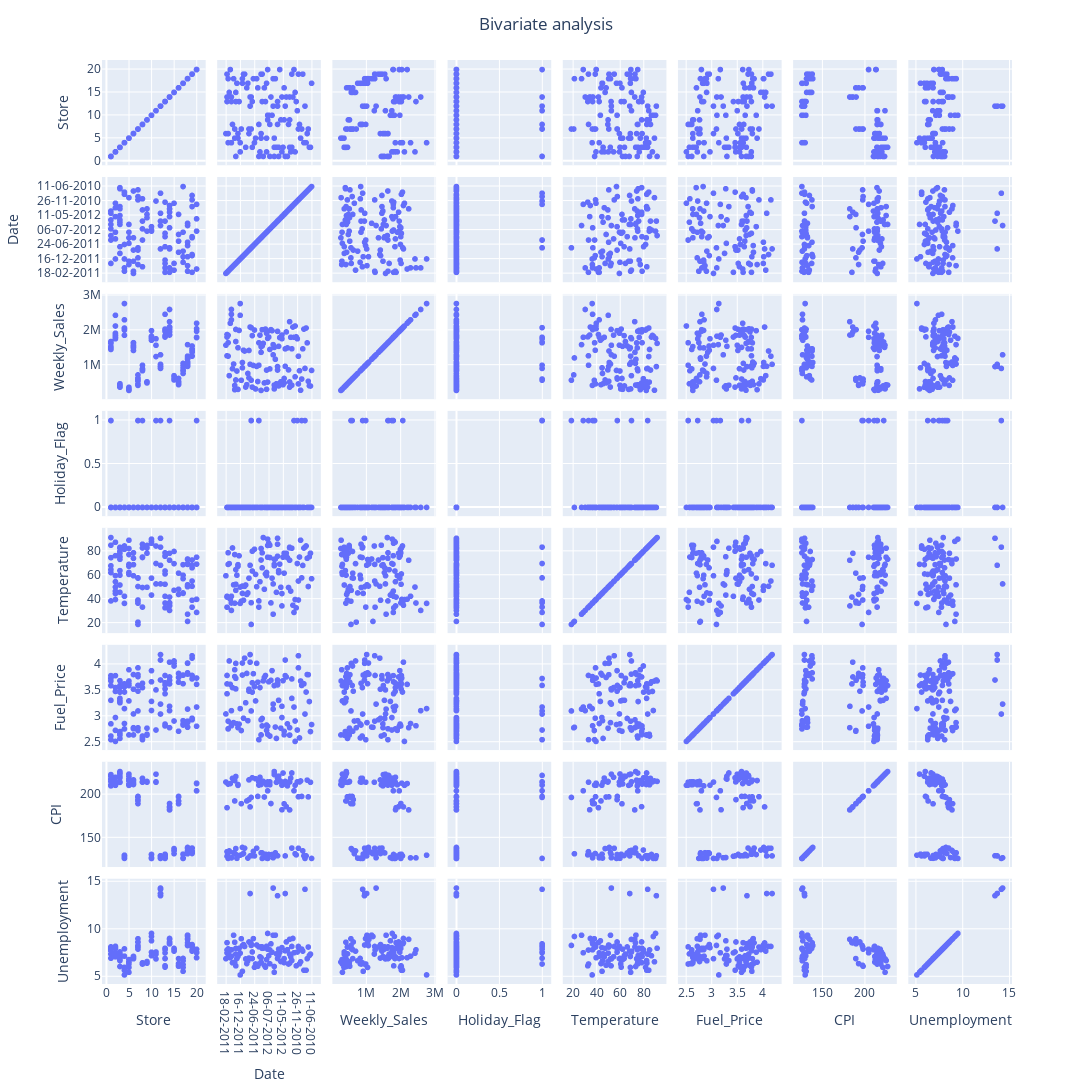

Notebook source saved alongside this figure:
### Markdown cell above
# CORRELATIONS

### Code cell
# Let's analyse the relationship of each variable with the target (Weekly_Sales): 

fig = px.scatter_matrix(dataset)
fig.update_layout(
        title = go.layout.Title(text = "Bivariate analysis", x = 0.5), height=1500, width=1500)
fig.show()

### Figure 1 — Plotly figure (JSON) as saved in the notebook; plotly's stock layout.template omitted (floating-point values rounded to 4 significant figures; data arrays with more than 128 entries replaced by an {"elided": "..."} marker saying what was removed)
{"data": [{"dimensions": [{"axis": {"matches": true}, "label": "Store", "values": {"elided": "136 int values"}}, {"axis": {"matches": true}, "label": "Date", "values": {"elided": "136 str values"}}, {"axis": {"matches": true}, "label": "Weekly_Sales", "values": {"elided": "136 float values"}}, {"axis": {"matches": true}, "label": "Holiday_Flag", "values": {"elided": "136 int values"}}, {"axis": {"matches": true}, "label": "Temperature", "values": {"elided": "136 float values"}}, {"axis": {"matches": true}, "label": "Fuel_Price", "values": {"elided": "136 float values"}}, {"axis": {"matches": true}, "label": "CPI", "values": {"elided": "136 float values"}}, {"axis": {"matches": true}, "label": "Unemployment", "values": {"elided": "136 float values"}}], "hovertemplate": "%{xaxis.title.text}=%{x}<br>%{yaxis.title.text}=%{y}<extra></extra>", "legendgroup": "", "marker": {"color": "#636efa", "symbol": "circle"}, "name": "", "showlegend": false, "type": "splom"}], "layout": {"dragmode": "select", "height": 1500, "legend": {"tracegroupgap": 0}, "margin": {"t": 60}, "title": {"text": "Bivariate analysis", "x": 0.5}, "width": 1500}}
